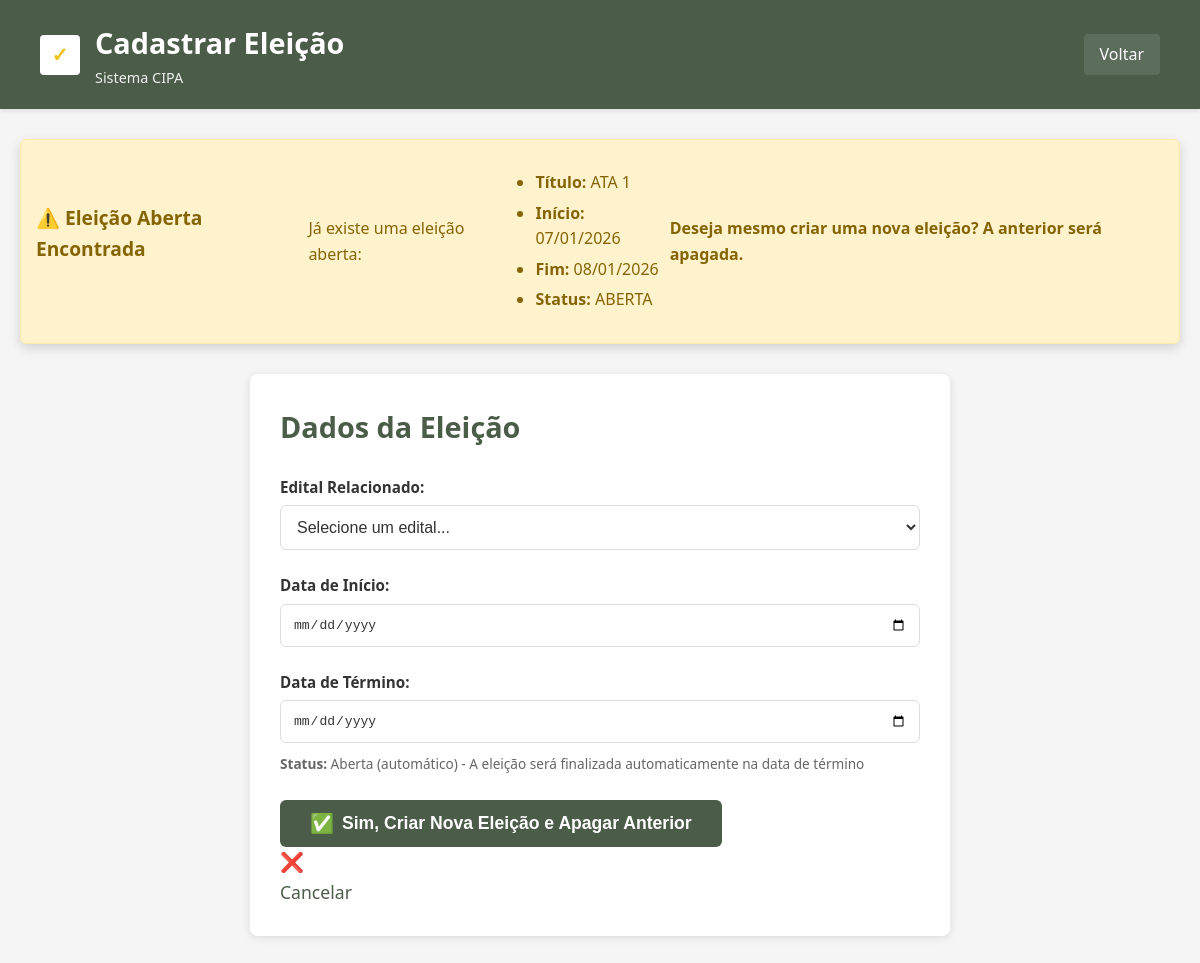
The page /code/cipa_t1/eleicao/cadastrar (signed in) on the database its author committed.
### tables this page shows
CREATE TABLE eleicao (
  id_eleicao INT NOT NULL AUTO_INCREMENT,
  data_inicio_eleicao DATE,
  data_fim_eleicao DATE,
  status_eleicao VARCHAR(100),
  documento_fk INT NOT NULL,
  PRIMARY KEY (id_eleicao),
  FOREIGN KEY (documento_fk) REFERENCES documento(id_documento) ON DELETE CASCADE
);

CREATE TABLE documento (
  id_documento INT NOT NULL AUTO_INCREMENT,
  data_hora_documento TIMESTAMP DEFAULT CURRENT_TIMESTAMP,
  data_inicio_documento DATE,
  data_fim_documento DATE,
  obs_documento VARCHAR(255),
  pdf_documento VARCHAR(255),
  titulo_documento VARCHAR(100),
  tipo_documento ENUM('Edital','Ata'),
  PRIMARY KEY (id_documento)
);

### index.php (called while the page is built, shortened)
<?php
    include "./routes.php";
?>

### repositories/EleicaoDAO.php (called while the page is built, shortened)
<?php
require_once __DIR__ . "/../utils/Conexao.php";
class EleicaoDAO extends Conexao {
    private ?PDO $db;
    public function __construct() {
        $this->db = $this::pegarConexao();
    }
        public function buscarEleicaoAberta() {
            try {
                $sql = "SELECT e.*, d.titulo_documento,
                        'ABERTA' as status_real
                        FROM eleicao e
                        INNER JOIN documento d ON e.documento_fk = d.id_documento
                        WHERE e.status_eleicao = 'ABERTA'
                        LIMIT 1";
                $stmt = $this->db->prepare($sql);
                $stmt->execute();
                return $stmt->fetch(PDO::FETCH_ASSOC) ?: null;
            } catch (PDOException $e) {
                error_log("Erro ao buscar eleição aberta: " . $e->getMessage());
                return null;
            }
        }
    }
?>

### utils/Conexao.php (called while the page is built)
<?php
    abstract class Conexao {
        private static ?PDO $pdo = null;
        public static function pegarConexao() {
            try {
                $dsn = "mysql:host=127.0.0.1;dbname=cipa_t1;port=3307";
                $user = "root";
                $password = "";
                self::$pdo = new PDO($dsn, $user, $password);
                return self::$pdo;
            } catch(PDOException $e) {
                echo("ERRO em conexao: " . $e->getMessage());
                return null;
            }
        }
    }
?>

### views/eleicao/cadastrar.php (the view, shortened to what this page needs)
<!DOCTYPE html>
<html lang="pt-BR">
<head>
    <link rel="stylesheet" href="/code/cipa_t1/css/style.css">
</head>
<body>
    <div class="header">
        <div class="header-icon">✓</div>
        <div class="header-title">
            <h1>Cadastrar Eleição</h1>
            <p>Sistema CIPA</p>
        </div>
        <div class="header-actions">
            <a href="/code/cipa_t1/">Voltar</a>
        </div>
    </div>
    <div class="container">
        <?php if (isset($_SESSION['eleicao_anterior'])): ?>
            <?php
            $eleicao = $_SESSION['eleicao_anterior'];
            $statusReal = $eleicao['status_real'] ?? $eleicao['status_eleicao'];
            $titulo = ($statusReal === 'FINALIZADA') ? 'Eleição Finalizada Encontrada' : 'Eleição Aberta Encontrada';
            $icone = ($statusReal === 'FINALIZADA') ? '🔒' : '⚠️';
            $mensagem = ($statusReal === 'FINALIZADA') ?
                'Já existe uma eleição finalizada recentemente:' :
                'Já existe uma eleição aberta:';
            $pergunta = ($statusReal === 'FINALIZADA') ?
                'Deseja criar uma nova eleição? A anterior será mantida para consulta.' :
                'Deseja mesmo criar uma nova eleição? A anterior será apagada.';
            ?>
            <div class="alert alert-warning">
                <h3><?php echo $icone; ?> <?php echo htmlspecialchars($titulo); ?></h3>
                <p><?php echo htmlspecialchars($mensagem); ?></p>
                <ul>
                    <li><strong>Título:</strong> <?php echo htmlspecialchars($eleicao['titulo_documento'] ?? ''); ?></li>
                    <li><strong>Início:</strong> <?php echo date('d/m/Y', strtotime($eleicao['data_inicio_eleicao'] ?? '')); ?></li>
                    <li><strong>Fim:</strong> <?php echo date('d/m/Y', strtotime($eleicao['data_fim_eleicao'] ?? '')); ?></li>
                    <li><strong>Status:</strong> <?php echo htmlspecialchars($statusReal); ?></li>
                </ul>
                <p><strong><?php echo htmlspecialchars($pergunta); ?></strong></p>
            </div>
        <?php endif; ?>
        <div class="form-container">
            <h1>Dados da Eleição</h1>
            <form method="post" action="/code/cipa_t1/eleicao/cadastrar">
                <label for="idDocumento">Edital Relacionado:</label>
                <select id="idDocumento" name="idDocumento" required>
                    <option value="">Selecione um edital...</option>
                </select>
                <label for="dataInicioEleicao">Data de Início:</label>
                <input type="date" id="dataInicioEleicao" name="dataInicioEleicao" required>
                <label for="dataFimEleicao">Data de Término:</label>
                <input type="date" id="dataFimEleicao" name="dataFimEleicao" required>
                <small><strong>Status:</strong> Aberta (automático) - A eleição será finalizada automaticamente na data de término</small>
                <?php if (isset($_SESSION['eleicao_anterior'])): ?>
            <div class="form-actions">
                <button type="submit" name="confirmar_apagar" value="sim" class="btn-primary">
                    <div class="btn-icon">✅</div>
                    <div class="btn-text">Sim, Criar Nova Eleição e Apagar Anterior</div>
                </button>
                <a href="/code/cipa_t1/" class="btn-secondary">
                    <div class="btn-icon">❌</div>
                    <div class="btn-text">Cancelar</div>
                </a>
            </div>
        <?php else: ?>
            <button type="submit">Salvar Eleição</button>
        <?php endif; ?>
            </form>
        </div>
    </div>
</body>
</html>

### css/style.css (style rules this page uses)
* { margin: 0; padding: 0; box-sizing: border-box; }
body { background-color: #f5f5f5; color: #4b5c49; font-family: 'Segoe UI', Tahoma, Geneva, Verdana, sans-serif; min-height: 100vh; line-height: 1.6; }
.alert { display: flex; align-items: center; padding: 15px 20px; margin-bottom: 10px; border-radius: 8px; box-shadow: 0 4px 12px rgba(0,0,0,0.15); animation: slideIn 0.3s ease-out; transition: opacity 0.3s ease-out; background-color: white; border-left: 4px solid; }
.header { background-color: #4b5c49; color: white; padding: 20px 40px; box-shadow: 0 2px 4px rgba(0,0,0,0.1); display: flex; align-items: center; gap: 15px; }
.header-icon { width: 40px; height: 40px; background-color: white; border-radius: 4px; display: flex; align-items: center; justify-content: center; color: #f1c21a; font-weight: bold; font-size: 20px; }
.header-title { flex: 1; }
.header-title h1 { color: white; font-size: 1.8em; margin: 0; }
.header-title p { color: rgba(255,255,255,0.9); font-size: 0.9em; margin: 0; }
.header-actions { display: flex; gap: 10px; align-items: center; }
.header-actions a { color: white; text-decoration: none; padding: 8px 16px; border-radius: 4px; background-color: rgba(255,255,255,0.1); transition: background-color 0.3s; }
.container { max-width: 1200px; margin: 0 auto; padding: 30px 20px; }
.form-container { background-color: white; border-radius: 8px; padding: 30px; max-width: 700px; margin: 30px auto; box-shadow: 0 2px 8px rgba(0,0,0,0.1); }
.form-container h1 { color: #4b5c49; margin-bottom: 25px; font-size: 1.8em; }
form { background-color: transparent; padding: 0; border-radius: 0; max-width: 100%; margin: 0; box-shadow: none; }
label { display: block; margin-top: 18px; margin-bottom: 6px; color: #333; font-weight: 600; font-size: 0.95em; }
input[type="text"], input[type="email"], input[type="password"], input[type="tel"], input[type="date"], input[type="file"], select, textarea { width: 100%; padding: 12px; margin-bottom: 5px; border: 1px solid #ddd; border-radius: 6px; background-color: #fff; color: #333; font-size: 1em; transition: border-color 0.3s; }
button[type="submit"], button { background-color: #4b5c49; color: white; padding: 12px 30px; border: none; border-radius: 6px; font-size: 1em; font-weight: 600; cursor: pointer; margin-top: 25px; transition: background-color 0.3s; }
a { color: #4b5c49; text-decoration: none; font-weight: 500; transition: color 0.3s; }
.btn-primary { display: flex; align-items: center; justify-content: center; padding: 12px 24px; background-color: #4b5c49; color: white; border: none; border-radius: 6px; cursor: pointer; font-size: 1.1em; text-decoration: none; transition: background-color 0.3s ease; }
.btn-icon { font-size: 1.2em; margin-right: 8px; }
.btn-text { font-size: 1.1em; }
.btn-secondary { background-color: #6c757d; }
.alert { padding: 15px 20px; border-radius: 6px; margin-bottom: 20px; border-left: 4px solid; }
.alert-warning { background-color: #fff3cd; color: #856404; padding: 15px; border-radius: 6px; margin-bottom: 20px; border: 1px solid #ffeaa7; }
.alert-warning h3 { margin-top: 0; color: #856404; }
.alert-warning ul { margin: 10px 0; padding-left: 20px; }
.alert-warning li { margin: 5px 0; }
small { color: #666; font-size: 0.85em; display: block; margin-top: 5px; }
h3 { color: #4b5c49; margin: 20px 0 15px 0; font-size: 1.2em; }

### rows shown on the page
eleicao: documento_fk.titulo_documento "ATA 1", data_inicio_eleicao "07/01/2026", data_fim_eleicao "08/01/2026"

### other values the page prints
$icone "⚠️"
$titulo "Eleição Aberta Encontrada"
$mensagem "Já existe uma eleição aberta:"
$statusReal "ABERTA"
$pergunta "Deseja mesmo criar uma nova eleição? A anterior será apagada."
